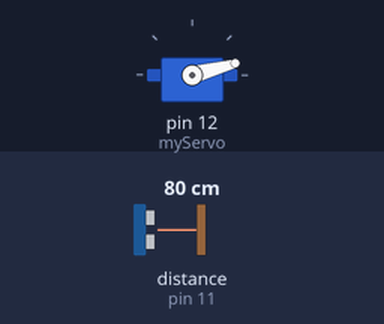
A sketch run on a simulated Arduino Uno, built with avr-gcc and run on an emulated ATmega328P. On the bench: servo. Wiring (inferred from the names in the program): ultrasonic range finder: trigger pin 10; echo pin 11. Inputs (shaded band) come from the test bench; at power-on: distance to the obstacle (sensor on pin 11) 80 cm. The echo pulse lasts 58.3 µs per cm; what the sketch prints to the serial monitor is not drawn.

Above: at 0.01 s.
1.3 s: distance to the obstacle (sensor on pin 11) set to 2 cm
At 2.4 s:
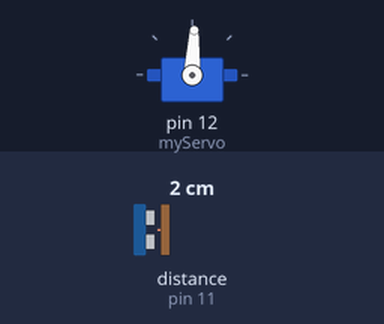
4.3 s: distance to the obstacle (sensor on pin 11) set to 299 cm
At 5.17 s:
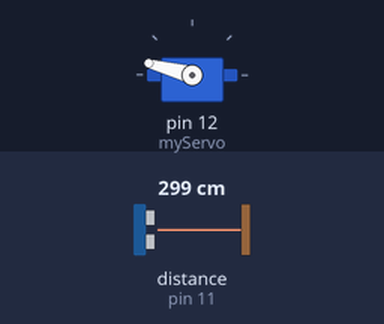
7.3 s: distance to the obstacle (sensor on pin 11) set to 4 cm
10.3 s: distance to the obstacle (sensor on pin 11) set to 35 cm
At 11.4 s:
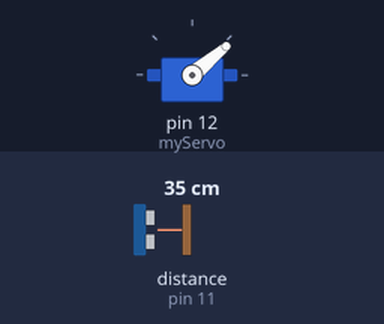
Timing chart, 0 to 14.3 s (numbered marks = the images above; inputs shaded):
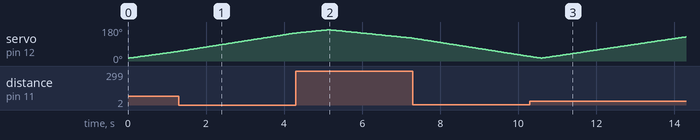

The sketch:

radar.fzz.ino
```cpp
// inclui biblioteca servo
#include <Servo.h>.
// Defines Tirg and Echo pins of the Ultrasonic Sensor
const int trigPin = 10;
const int echoPin = 11;
// varaivel para duração e distancias
long duration;
int distance;
Servo myServo; // cria o objeto servo motor para ser usado
void setup() {
  const int pinoBuzzer = 2; //PINO DIGITAL EM QUE O BUZZER ESTÁ CONECTADO
  pinMode(trigPin, OUTPUT); // define pino entrada
  pinMode(echoPin, INPUT); // define pino saida
  Serial.begin(9600);
  myServo.attach(12); // define em qual pino o servo ta preso
}
void loop() {
  // rgira o servo de 15 a 165 graus
  for(int i=15;i<=165;i++){
  myServo.write(i);
  delay(30);
  distance = calculateDistance();// função que mede a distancia

  Serial.print(i); // envia o angulo para a porta seria
  Serial.print(","); // carater usado apra separar as informações enviadas
  Serial.print(distance); // envia a distancia para a porta serial
  Serial.print("."); // carater usado  para separar as informações enviadas
  }
  // repete as linhas de 15 a 165 graus
  for(int i=165;i>15;i--){
  myServo.write(i);
  delay(30);
  distance = calculateDistance();
  Serial.print(i);
  Serial.print(",");
  Serial.print(distance);
  Serial.print(".");
  }

}


// função que calcula a distancia através do sensor ultrasonico
int calculateDistance(){

  digitalWrite(trigPin, LOW);
  delayMicroseconds(2);
  // Sets the trigPin on HIGH state for 10 micro seconds
  digitalWrite(trigPin, HIGH);
  delayMicroseconds(10);
  digitalWrite(trigPin, LOW);
  duration = pulseIn(echoPin, HIGH); // le o pino do sensor para saber a distancia
  distance= duration*0.034/2;
  return distance;
}
```
